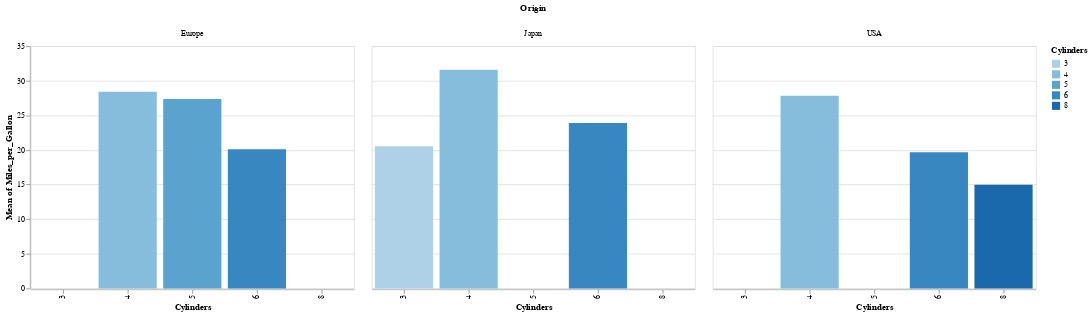

The cell this chart's notebook holds for it:
### Code cell
alt.Chart(cars).mark_bar().encode(
    column='Origin:N',
    y='mean(Miles_per_Gallon)',
    color=alt.Color('Cylinders:O'),
    x='Cylinders:O',
    tooltip='count()'
)

### Figure 1 — Vega-Lite specification as saved in the notebook (floating-point values rounded to 4 significant figures; data arrays with more than 128 entries replaced by an {"elided": "..."} marker saying what was removed)
{"$schema": "https://vega.github.io/schema/vega-lite/v2.4.3.json", "config": {"view": {"height": 300, "width": 400}}, "data": {"values": {"elided": "406 records"}}, "encoding": {"color": {"field": "Cylinders", "type": "ordinal"}, "column": {"field": "Origin", "type": "nominal"}, "tooltip": {"aggregate": "count", "type": "quantitative"}, "x": {"field": "Cylinders", "type": "ordinal"}, "y": {"aggregate": "mean", "field": "Miles_per_Gallon", "type": "quantitative"}}, "mark": "bar"}
